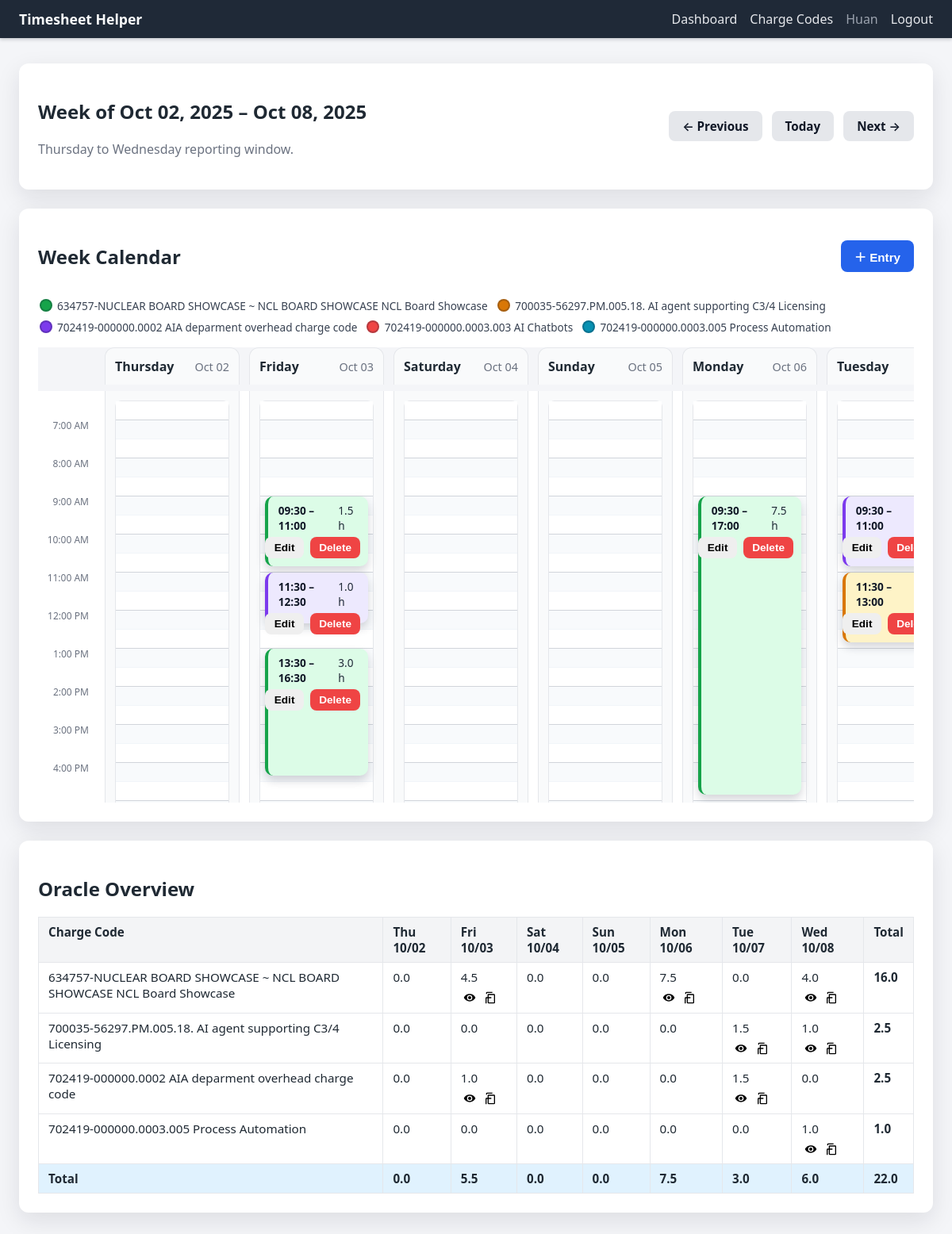
The page /dashboard?date=2025-10-02 (signed in) on the database its author committed.
### tables this page shows
CREATE TABLE users (
                id INTEGER PRIMARY KEY AUTOINCREMENT,
                email TEXT UNIQUE NOT NULL,
                name TEXT NOT NULL,
                password_hash TEXT NOT NULL,
                created_at TEXT NOT NULL
            );

CREATE TABLE charge_codes (
                id INTEGER PRIMARY KEY AUTOINCREMENT,
                user_id INTEGER NOT NULL,
                project_number TEXT NOT NULL,
                task_number TEXT NOT NULL,
                description TEXT NOT NULL DEFAULT '', is_active INTEGER NOT NULL DEFAULT 1,
                UNIQUE(user_id, project_number, task_number),
                FOREIGN KEY(user_id) REFERENCES users(id) ON DELETE CASCADE
            );

CREATE TABLE time_entries (
                id INTEGER PRIMARY KEY AUTOINCREMENT,
                user_id INTEGER NOT NULL,
                charge_code_id INTEGER NOT NULL,
                entry_date TEXT NOT NULL,
                start_time TEXT NOT NULL,
                end_time TEXT NOT NULL,
                duration_minutes INTEGER NOT NULL,
                activity_text TEXT NOT NULL,
                created_at TEXT NOT NULL,
                updated_at TEXT NOT NULL,
                FOREIGN KEY(user_id) REFERENCES users(id) ON DELETE CASCADE,
                FOREIGN KEY(charge_code_id) REFERENCES charge_codes(id) ON DELETE CASCADE
            );

### app.py (the view)
    @app.route("/dashboard")
    def dashboard():
        if g.user is None:
            return redirect(url_for("login"))
        anchor = request.args.get("date")
        try:
            anchor_date = datetime.strptime(anchor, "%Y-%m-%d").date() if anchor else date.today()
        except ValueError:
            anchor_date = date.today()
        week_start, week_end = calculate_week_bounds(anchor_date)
        entries = fetch_time_entries(g.user["id"], week_start, week_end)
        raw_codes = list_charge_codes(g.user["id"])
        color_count = len(CHARGE_COLOR_CLASSES) or 1
        charge_color_map: Dict[int, str] = {}
        active_charge_codes = []
        for index, row in enumerate(raw_codes):
            color_class = CHARGE_COLOR_CLASSES[index % color_count]
            charge_color_map[row["id"]] = color_class
            if row["is_active"]:
                active_charge_codes.append(
                    {
                        "id": row["id"],
                        "project_number": row["project_number"],
                        "task_number": row["task_number"],
                        "description": row["description"],
                        "color_class": color_class,
                    }
                )
        display_start_minutes = 7 * 60
        display_end_minutes = 18 * 60
        slot_minutes = DEFAULT_CALENDAR_SLOT_MINUTES
        grouped = group_entries_for_calendar(
            entries,
            charge_color_map,
            window_start=display_start_minutes,
            window_end=display_end_minutes,
        )
        overview = build_week_overview(entries, week_start, week_end)
        week_days = [week_start + timedelta(days=i) for i in range(7)]
        prev_week = week_start - timedelta(days=7)
        next_week = week_start + timedelta(days=7)
        today = date.today()
        time_slots = list(range(display_start_minutes, display_end_minutes, slot_minutes))
        slot_count = len(time_slots)
        return render_template(
            "dashboard.html",
            user=g.user,
            week_start=week_start,
            week_end=week_end,
            calendar_entries=grouped,
            overview=overview,
            charge_codes=active_charge_codes,
            week_days=week_days,
            anchor_date=anchor_date,
            prev_week=prev_week,
            next_week=next_week,
            today=today,
            time_slots=time_slots,
            calendar_slot_minutes=slot_minutes,
            slot_count=slot_count,
            slot_height=DEFAULT_CALENDAR_SLOT_HEIGHT,
            display_start_minutes=display_start_minutes,
        )

### app.py (called while the page is built)
def minutes_to_label(total_minutes: int) -> str:
    minutes = int(total_minutes)
    hours, mins = divmod(minutes, 60)
    return f"{hours:02d}:{mins:02d}"

def minutes_to_ampm(total_minutes: int) -> str:
    minutes = int(total_minutes)
    hours, mins = divmod(minutes, 60)
    suffix = "AM" if hours < 12 else "PM"
    hour12 = hours % 12 or 12
    return f"{hour12}:{mins:02d} {suffix}"

def create_app() -> Flask:
    app = Flask(__name__)
    app.config.update(
        SECRET_KEY="change-me",
        DATABASE=str(DATABASE_PATH),
    )
    app.jinja_env.filters["minutes_to_label"] = minutes_to_label
    app.jinja_env.filters["minutes_to_ampm"] = minutes_to_ampm
    Path(app.config["DATABASE"]).parent.mkdir(parents=True, exist_ok=True)
    @app.before_request
    def load_logged_in_user() -> None:
        g.db = get_db()
        user_id = session.get("user_id")
        if user_id is None:
            g.user = None
        else:
            g.user = get_user_by_id(user_id)
    @app.teardown_appcontext
    def close_db(exception: Optional[BaseException]) -> None:  # pragma: no cover - teardown
        db = g.pop("db", None)
        if db is not None:
            db.close()
    register_routes(app)
    with app.app_context():
        init_db()
    return app

def get_db() -> sqlite3.Connection:
    if "db" not in g:
        conn = sqlite3.connect(current_app.config["DATABASE"])
        conn.row_factory = sqlite3.Row
        g.db = conn
    return g.db

def get_user_by_id(user_id: int) -> Optional[sqlite3.Row]:
    return g.db.execute("SELECT * FROM users WHERE id = ?", (user_id,)).fetchone()

def list_charge_codes(user_id: int):
    rows = g.db.execute(
        """
        SELECT id, project_number, task_number, description, is_active
        FROM charge_codes
        WHERE user_id = ?
        ORDER BY project_number, task_number
        """,
        (user_id,),
    ).fetchall()
    return rows

def parse_time_str(value: str) -> time:
    return datetime.strptime(value, "%H:%M").time()

def time_to_minutes(value: str) -> int:
    parsed = parse_time_str(value)
    return parsed.hour * 60 + parsed.minute

def calculate_week_bounds(anchor: date) -> Tuple[date, date]:
    days_back = (anchor.weekday() - 3) % 7
    start = anchor - timedelta(days=days_back)
    end = start + timedelta(days=6)
    return start, end

### templates/dashboard.html (shortened to what this page needs)
{% extends "base.html" %}
{% block content %}
<section class="card">
    <header class="card-header">
        <div>
            <h1>Week of {{ week_start.strftime('%b %d, %Y') }} – {{ week_end.strftime('%b %d, %Y') }}</h1>
            <p class="muted">Thursday to Wednesday reporting window.</p>
        </div>
        <div class="week-nav">
            <a class="btn secondary" href="{{ url_for('dashboard', date=prev_week.isoformat()) }}">&larr; Previous</a>
            <a class="btn secondary" href="{{ url_for('dashboard', date=today.isoformat()) }}">Today</a>
            <a class="btn secondary" href="{{ url_for('dashboard', date=next_week.isoformat()) }}">Next &rarr;</a>
        </div>
    </header>
</section>
<section class="card calendar-card">
    <header class="calendar-header">
        <h2>Week Calendar</h2>
        <button type="button"
                class="btn primary"
                id="add-entry-button"
                {% if not charge_codes %}disabled{% endif %}>
            ＋ Entry
        </button>
    </header>
    {% if charge_codes %}
        <div class="calendar-scroll">
            <div class="charge-legend">
                {% for code in charge_codes %}
                <span class="legend-item">
                    <span class="legend-swatch {{ code.color_class }}"></span>
                    <span class="legend-label">{{ code.project_number }}-{{ code.task_number }} {{ code.description }}</span>
                </span>
                {% endfor %}
            </div>
            <div class="calendar-headings">
                <div class="spacer"></div>
                {% for day in week_days %}
                <div class="calendar-day-heading">
                    <span class="day-name">{{ day.strftime('%A') }}</span>
                    <span class="day-date">{{ day.strftime('%b %d') }}</span>
                </div>
                {% endfor %}
            </div>
            <div class="calendar-grid" data-interval="{{ calendar_slot_minutes }}" style="--slot-height: {{ slot_height }}px;">
                <div class="time-labels" style="grid-template-rows: repeat({{ slot_count }}, var(--slot-height));">
                    {% for minute in time_slots %}
                    <div class="time-label">
                        {% if minute % 60 == 0 %}
                        {{ minute|minutes_to_ampm }}
                        {% endif %}
                    </div>
                    {% endfor %}
                </div>
                {% for day in week_days %}
                {% set day_key = day.isoformat() %}
                <div class="calendar-day" data-date="{{ day_key }}">
                    <div class="calendar-body" style="--slot-count: {{ slot_count }};">
                        <div class="slot-column" style="grid-template-rows: repeat({{ slot_count }}, var(--slot-height));">
                            {% for minute in time_slots %}
                            <div class="time-slot {% if minute % 60 == 0 %}hour{% endif %}"
                                 data-date="{{ day_key }}"
                                 data-minute="{{ minute }}"
                                 data-time-label="{{ minute|minutes_to_label }}">
                            </div>
                            {% endfor %}
                        </div>
                        <div class="entries-layer">
                            {% for entry in calendar_entries.get(day_key, []) %}
                            <article class="entry-block {{ entry.color_class }}"
                                     style="top: calc(var(--slot-height) * {{ (entry.relative_start_minutes / calendar_slot_minutes)|round(4) }}); height: calc(var(--slot-height) * {{ (entry.relative_duration_minutes / calendar_slot_minutes)|round(4) }});"
                                     title="{{ entry.start_time }} - {{ entry.end_time }} · {{ entry.charge_code_label }} · {{ entry.activity_text }}">
                                <header>
                                    <span class="time-range">{{ entry.start_time }} – {{ entry.end_time }}</span>
                                    <span class="hours">{{ (entry.duration_minutes / 60)|round(2) }} h</span>
                                </header>
                                <footer class="entry-actions">
                                    <button type="button"
                                            class="btn small edit-entry"
                                            data-entry-id="{{ entry.id }}"
                                            data-entry-date="{{ entry.entry_date }}"
                                            data-start-time="{{ entry.start_time }}"
                                            data-end-time="{{ entry.end_time }}"
                                            data-charge-code-id="{{ entry.charge_code_id }}"
                                            data-activity-text="{{ entry.activity_text }}">
                                        Edit
                                    </button>
                                    <form method="post"
                                          action="{{ url_for('delete_entry', entry_id=entry.id) }}">
                                        <button type="submit" class="btn small danger">Delete</button>
                                    </form>
                                </footer>
                            </article>
                            {% endfor %}
                        </div>
                    </div>
                </div>
                {% endfor %}
            </div>
        </div>
    {% else %}
    <p class="muted">
        Add a charge code before logging time.
        <a href="{{ url_for('charge_codes') }}">Manage charge codes</a>.
    </p>
    {% endif %}
</section>
<section class="card overview-card">
    <h2>Oracle Overview</h2>
    {% if overview.rows %}
    <div class="table-container">
        <table class="data-table">
            <thead>
                <tr>
                    <th>Charge Code</th>
                    {% for day in week_days %}
                    <th>{{ day.strftime('%a %m/%d') }}</th>
                    {% endfor %}
                    <th>Total</th>
                </tr>
            </thead>
            <tbody>
                {% for row in overview.rows %}
                <tr>
                    <td class="charge-label">{{ row.label }}</td>
                    {% for day in week_days %}
                    {% set day_key = day.isoformat() %}
                    {% set cell = row.cells[day_key] %}
                    <td>
                        <div class="hours">{{ cell.hours }}</div>
                        <div class="cell-actions{% if not cell.hours %} hidden{% endif %}">
                            <button type="button"
                                    class="icon-btn comment-toggle"
                                    title="View activity details"
                                    data-comments='{{ cell.comments | tojson | e }}'
                                    data-details='{{ cell.details | tojson | e }}'
                                    data-day-label="{{ day.strftime('%a %m/%d') }}"
                                    data-charge-label="{{ row.label }}">
                                <img src="{{ url_for('static', filename='icons/view.svg') }}" alt="View" class="icon-img">
                            </button>
                            <button type="button"
                                    class="icon-btn copy-cell"
                                    title="Copy activity"
                                    data-copy-comments='{{ cell.comments | tojson | e }}'>
                                <img src="{{ url_for('static', filename='icons/copy.svg') }}" alt="Copy" class="icon-img">
                            </button>
                        </div>
                    </td>
                    {% endfor %}
                    <td class="total">{{ row.total }}</td>
                </tr>
                {% endfor %}
            </tbody>
            <tfoot>
                <tr>
                    <th>Total</th>
                    {% for day in week_days %}
                    <th>{{ overview.day_totals[day.isoformat()] }}</th>
                    {% endfor %}
                    <th>{{ overview.week_total }}</th>
                </tr>
            </tfoot>
        </table>
    </div>
    {% else %}
    <p class="muted">No time entries this week yet.</p>
    {% endif %}
</section>
{% endblock %}

### templates/base.html (shortened to what this page needs)
<!doctype html>
<html lang="en">
<head>
    <link rel="stylesheet" href="{{ url_for('static', filename='style.css') }}">
</head>
<body>
<header class="app-header">
    <nav class="nav-bar">
        <div class="brand">
            <a href="{{ url_for('dashboard') }}">Timesheet Helper</a>
        </div>
        <div class="nav-links">
            {% if g.user %}
            <a href="{{ url_for('dashboard') }}">Dashboard</a>
            <a href="{{ url_for('charge_codes') }}">Charge Codes</a>
            <span class="user-name">{{ g.user['name'] }}</span>
            <a href="{{ url_for('logout') }}">Logout</a>
            {% else %}
            <a href="{{ url_for('login') }}">Login</a>
            <a href="{{ url_for('register') }}">Register</a>
            {% endif %}
        </div>
    </nav>
</header>
<main class="app-container">
    {% block content %}{% endblock %}
</main>
</body>
</html>

### rows shown on the page
users: user.name "Huan"
charge_codes: project_number "634757", task_number "NUCLEAR BOARD SHOWCASE ~ NCL BOARD SHOWCASE", description "NCL Board Showcase"
charge_codes: project_number "700035", task_number "56297.PM.005.18.", description "AI agent supporting C3/4 Licensing"
charge_codes: project_number "702419", task_number "000000.0002", description "AIA deparment overhead charge code"
charge_codes: project_number "702419", task_number "000000.0003.003", description "AI Chatbots"
charge_codes: project_number "702419", task_number "000000.0003.005", description "Process Automation"
time_entries: start_time "09:30", end_time "11:00", (entry.duration_minutes/60)|round(2) "1.5"
time_entries: start_time "11:30", end_time "12:30", (entry.duration_minutes/60)|round(2) "1.0"
time_entries: start_time "13:30", end_time "16:30", (entry.duration_minutes/60)|round(2) "3.0"
time_entries: start_time "09:30", end_time "17:00", (entry.duration_minutes/60)|round(2) "7.5"
time_entries: start_time "09:30", end_time "11:00"
time_entries: start_time "11:30", end_time "13:00"

### other values the page prints
{{ week_start.strftime('%b %d, %Y') }} "Oct 02, 2025"
{{ week_end.strftime('%b %d, %Y') }} "Oct 08, 2025"
{{ day.strftime('%A') }} "Thursday" "Friday" "Saturday" "Sunday" "Monday" "Tuesday"
{{ day.strftime('%b %d') }} "Oct 02" "Oct 03" "Oct 04" "Oct 05" "Oct 06"
{{ minute|minutes_to_ampm }} "7:00 AM" "8:00 AM" "9:00 AM" "10:00 AM" "11:00 AM" "12:00 PM" "1:00 PM" "2:00 PM" "3:00 PM" "4:00 PM"
{{ day.strftime('%a %m/%d') }} "Thu 10/02" "Fri 10/03" "Sat 10/04" "Sun 10/05" "Mon 10/06" "Tue 10/07" "Wed 10/08"
{{ row.label }} "634757-NUCLEAR BOARD SHOWCASE ~ NCL BOARD SHOWCASE NCL Board Showcase" "700035-56297.PM.005.18. AI agent supporting C3/4 Licensing" "702419-000000.0002 AIA deparment overhead charge code" "702419-000000.0003.005 Process Automation"
{{ cell.hours }} "0.0" "4.5" "0.0" "0.0" "7.5" "0.0" "4.0" "0.0" "0.0" "0.0" "0.0" "0.0" "1.5" "1.0" "0.0" "1.0" "0.0" "0.0" "0.0" "1.5" "0.0" "0.0" "0.0" "0.0" "0.0" "0.0" "0.0" "1.0"
{{ row.total }} "16.0" "2.5" "2.5" "1.0"
{{ overview.day_totals[day.isoformat()] }} "0.0" "5.5" "0.0" "0.0" "7.5" "3.0" "6.0"
{{ overview.week_total }} "22.0"
